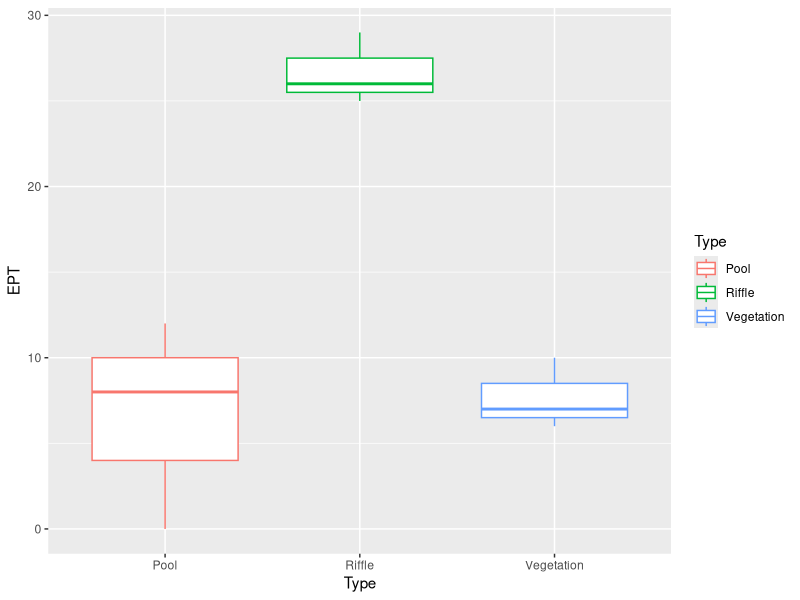
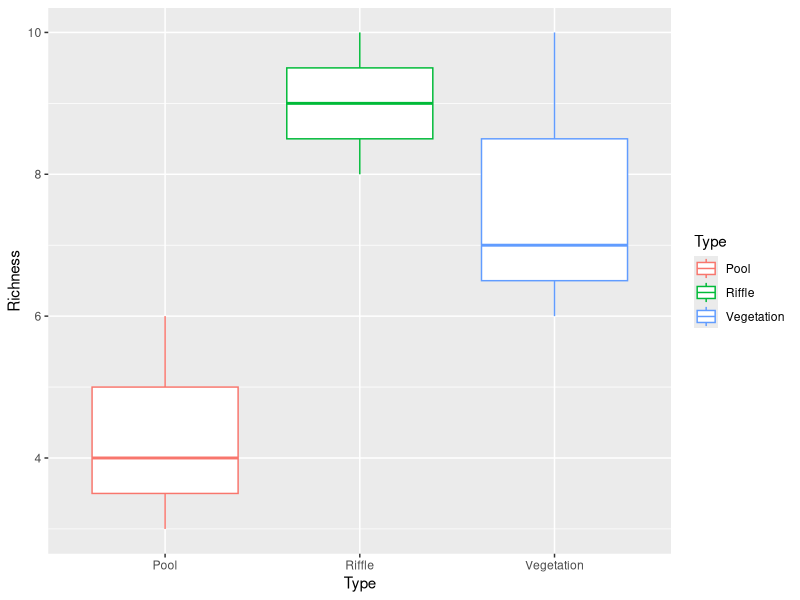

Reproduce these figures in R, in order.
setwd("D:/Programs/GitHub/Misc")
library(dplyr)
library(tidyr)
library(ggplot2)

classes <- c("character", "numeric", "numeric","numeric","numeric","numeric","numeric","numeric","numeric","numeric","numeric","numeric","numeric","numeric","numeric","numeric","numeric","numeric","numeric","numeric","numeric","numeric")
invert <- read.csv("Invertebrate ID.csv", header = T,  colClasses = classes)
  

invert <- invert %>%
    mutate(Vegetation = rowSums(.[14:16], na.rm = T), Pool = rowSums(.[17:19], na.rm = T), Riffle = rowSums(.[20:22], na.rm = T))

invert <- t(invert)
  invert <- data.frame(invert)

type.vector <- c("Vegetation", "Vegetation", "Vegetation", "Pool","Pool","Pool", "Riffle", "Riffle", "Riffle")
  
invert2 <- invert[c(1, 14:22),]
  colnames(invert2) <- as.character(unlist(invert2[1,]))
    invert2 <- invert2[-1,]
      invert2$Type <- type.vector

invert2 <- invert2 %>%
  add_rownames(var = "Site") %>%
  gather(Family, Count, Aeshnidae:Corydalidae) %>%
  arrange(Site)

invert2 <- transform(invert2, Count = as.numeric(Count))

ept.list <- c("Ephemeridae","Polymitarcyidae", "Isonychiidae", "Oligoneuriidae", "Leptohyphidae", "Caenidae", 
              "Ephemerellidae", "Heptageniidae", "Leptophlebiidae", "Ametropodidae", "Baetidae", "Ameletidae", 
              "Siphlonuridae", "Pteronarcyidae", "Taeniopterygidae", "Nemouridae", "Capniidae", "Leuctridae", 
              "Perlidae", "Chloroperlidae", "Perlodidae", "Helicopsychidae", "Hydroptilidae", "Hydropsychidae", 
              "Leptoceridae", "Glossosomatidae", "Rhyacophlidae", "Philopotamidae", "Polycentropodidae", 
              "Psychomyiidae", "Brachycentridae", "Uenoidae", "Limnephilidae", "Apataniidae")

ept.counts <- invert2 %>%
  filter(Family %in% ept.list) %>%
  group_by(Site) %>%
  summarise(EPT = sum(Count, na.rm = T))
  
ept.counts$Type <- type.vector  

ept.model <- glm(EPT ~ Type, data = ept.counts, family = "poisson")
summary(ept.model)

site.richness <- invert2 %>%
  filter(Count > 0) %>%
  group_by(Site) %>%
  summarise(Richness = length(Family))

site.richness$Type <- type.vector

richness.model <- glm(Richness ~ Type, data = site.richness, family = "poisson")
summary(richness.model)

EPT.confint <- exp(confint(ept.model))
EPT.confint
richness.confint <- exp(confint(richness.model))
richness.confint

ggplot(ept.counts, aes(Type, EPT, color = Type)) + geom_boxplot() 
ggplot(site.richness, aes(Type, Richness, color = Type)) + geom_boxplot()
